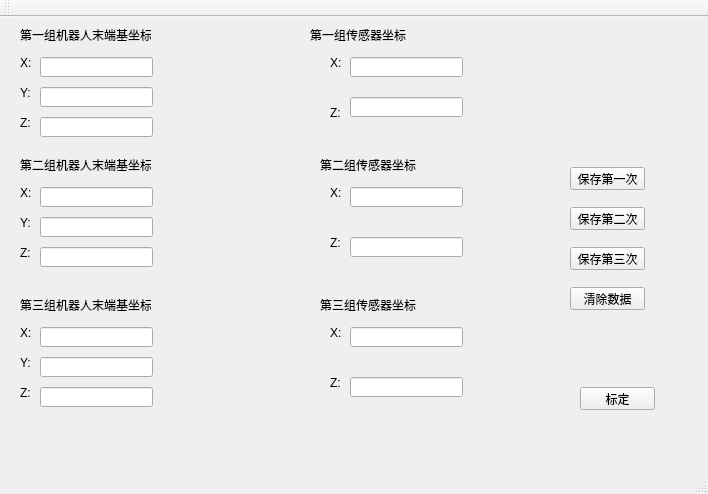
<?xml version="1.0" encoding="UTF-8"?>
<ui version="4.0">
 <class>MainWindow</class>
 <widget class="QMainWindow" name="MainWindow">
  <property name="geometry">
   <rect>
    <x>0</x>
    <y>0</y>
    <width>708</width>
    <height>494</height>
   </rect>
  </property>
  <property name="windowTitle">
   <string>MainWindow</string>
  </property>
  <widget class="QWidget" name="centralWidget">
   <widget class="QPushButton" name="biaoding">
    <property name="geometry">
     <rect>
      <x>580</x>
      <y>370</y>
      <width>75</width>
      <height>23</height>
     </rect>
    </property>
    <property name="text">
     <string>标定</string>
    </property>
   </widget>
   <widget class="QLabel" name="label">
    <property name="geometry">
     <rect>
      <x>20</x>
      <y>10</y>
      <width>131</width>
      <height>16</height>
     </rect>
    </property>
    <property name="text">
     <string>第一组机器人末端基坐标</string>
    </property>
   </widget>
   <widget class="QLabel" name="label_2">
    <property name="geometry">
     <rect>
      <x>310</x>
      <y>10</y>
      <width>101</width>
      <height>16</height>
     </rect>
    </property>
    <property name="text">
     <string>第一组传感器坐标</string>
    </property>
   </widget>
   <widget class="QLabel" name="label_3">
    <property name="geometry">
     <rect>
      <x>20</x>
      <y>40</y>
      <width>54</width>
      <height>12</height>
     </rect>
    </property>
    <property name="text">
     <string>X:</string>
    </property>
   </widget>
   <widget class="QLabel" name="label_4">
    <property name="geometry">
     <rect>
      <x>20</x>
      <y>70</y>
      <width>54</width>
      <height>12</height>
     </rect>
    </property>
    <property name="text">
     <string>Y:</string>
    </property>
   </widget>
   <widget class="QLabel" name="label_5">
    <property name="geometry">
     <rect>
      <x>20</x>
      <y>100</y>
      <width>54</width>
      <height>12</height>
     </rect>
    </property>
    <property name="text">
     <string>Z:</string>
    </property>
   </widget>
   <widget class="QLineEdit" name="basex1">
    <property name="geometry">
     <rect>
      <x>40</x>
      <y>40</y>
      <width>113</width>
      <height>20</height>
     </rect>
    </property>
   </widget>
   <widget class="QLineEdit" name="basey1">
    <property name="geometry">
     <rect>
      <x>40</x>
      <y>70</y>
      <width>113</width>
      <height>20</height>
     </rect>
    </property>
   </widget>
   <widget class="QLineEdit" name="basez1">
    <property name="geometry">
     <rect>
      <x>40</x>
      <y>100</y>
      <width>113</width>
      <height>20</height>
     </rect>
    </property>
   </widget>
   <widget class="QLineEdit" name="sensorx1">
    <property name="geometry">
     <rect>
      <x>350</x>
      <y>40</y>
      <width>113</width>
      <height>20</height>
     </rect>
    </property>
   </widget>
   <widget class="QLineEdit" name="sensorz1">
    <property name="geometry">
     <rect>
      <x>350</x>
      <y>80</y>
      <width>113</width>
      <height>20</height>
     </rect>
    </property>
   </widget>
   <widget class="QLabel" name="label_6">
    <property name="geometry">
     <rect>
      <x>330</x>
      <y>40</y>
      <width>54</width>
      <height>12</height>
     </rect>
    </property>
    <property name="text">
     <string>X:</string>
    </property>
   </widget>
   <widget class="QLabel" name="label_8">
    <property name="geometry">
     <rect>
      <x>330</x>
      <y>90</y>
      <width>54</width>
      <height>12</height>
     </rect>
    </property>
    <property name="text">
     <string>Z:</string>
    </property>
   </widget>
   <widget class="QLabel" name="label_7">
    <property name="geometry">
     <rect>
      <x>20</x>
      <y>140</y>
      <width>131</width>
      <height>16</height>
     </rect>
    </property>
    <property name="text">
     <string>第二组机器人末端基坐标</string>
    </property>
   </widget>
   <widget class="QLabel" name="label_9">
    <property name="geometry">
     <rect>
      <x>320</x>
      <y>140</y>
      <width>101</width>
      <height>16</height>
     </rect>
    </property>
    <property name="text">
     <string>第二组传感器坐标</string>
    </property>
   </widget>
   <widget class="QLineEdit" name="sensorz2">
    <property name="geometry">
     <rect>
      <x>350</x>
      <y>220</y>
      <width>113</width>
      <height>20</height>
     </rect>
    </property>
   </widget>
   <widget class="QLabel" name="label_10">
    <property name="geometry">
     <rect>
      <x>20</x>
      <y>170</y>
      <width>54</width>
      <height>12</height>
     </rect>
    </property>
    <property name="text">
     <string>X:</string>
    </property>
   </widget>
   <widget class="QLineEdit" name="sensorx2">
    <property name="geometry">
     <rect>
      <x>350</x>
      <y>170</y>
      <width>113</width>
      <height>20</height>
     </rect>
    </property>
   </widget>
   <widget class="QLabel" name="label_11">
    <property name="geometry">
     <rect>
      <x>20</x>
      <y>200</y>
      <width>54</width>
      <height>12</height>
     </rect>
    </property>
    <property name="text">
     <string>Y:</string>
    </property>
   </widget>
   <widget class="QLabel" name="label_12">
    <property name="geometry">
     <rect>
      <x>330</x>
      <y>220</y>
      <width>54</width>
      <height>12</height>
     </rect>
    </property>
    <property name="text">
     <string>Z:</string>
    </property>
   </widget>
   <widget class="QLineEdit" name="basez2">
    <property name="geometry">
     <rect>
      <x>40</x>
      <y>230</y>
      <width>113</width>
      <height>20</height>
     </rect>
    </property>
   </widget>
   <widget class="QLineEdit" name="basey2">
    <property name="geometry">
     <rect>
      <x>40</x>
      <y>200</y>
      <width>113</width>
      <height>20</height>
     </rect>
    </property>
   </widget>
   <widget class="QLabel" name="label_13">
    <property name="geometry">
     <rect>
      <x>330</x>
      <y>170</y>
      <width>54</width>
      <height>12</height>
     </rect>
    </property>
    <property name="text">
     <string>X:</string>
    </property>
   </widget>
   <widget class="QLabel" name="label_14">
    <property name="geometry">
     <rect>
      <x>20</x>
      <y>230</y>
      <width>54</width>
      <height>12</height>
     </rect>
    </property>
    <property name="text">
     <string>Z:</string>
    </property>
   </widget>
   <widget class="QLineEdit" name="basex2">
    <property name="geometry">
     <rect>
      <x>40</x>
      <y>170</y>
      <width>113</width>
      <height>20</height>
     </rect>
    </property>
   </widget>
   <widget class="QLineEdit" name="basex3">
    <property name="geometry">
     <rect>
      <x>40</x>
      <y>310</y>
      <width>113</width>
      <height>20</height>
     </rect>
    </property>
   </widget>
   <widget class="QLineEdit" name="sensorz3">
    <property name="geometry">
     <rect>
      <x>350</x>
      <y>360</y>
      <width>113</width>
      <height>20</height>
     </rect>
    </property>
   </widget>
   <widget class="QLabel" name="label_15">
    <property name="geometry">
     <rect>
      <x>320</x>
      <y>280</y>
      <width>101</width>
      <height>16</height>
     </rect>
    </property>
    <property name="text">
     <string>第三组传感器坐标</string>
    </property>
   </widget>
   <widget class="QLabel" name="label_16">
    <property name="geometry">
     <rect>
      <x>20</x>
      <y>370</y>
      <width>54</width>
      <height>12</height>
     </rect>
    </property>
    <property name="text">
     <string>Z:</string>
    </property>
   </widget>
   <widget class="QLineEdit" name="basez3">
    <property name="geometry">
     <rect>
      <x>40</x>
      <y>370</y>
      <width>113</width>
      <height>20</height>
     </rect>
    </property>
   </widget>
   <widget class="QLabel" name="label_17">
    <property name="geometry">
     <rect>
      <x>330</x>
      <y>360</y>
      <width>54</width>
      <height>12</height>
     </rect>
    </property>
    <property name="text">
     <string>Z:</string>
    </property>
   </widget>
   <widget class="QLabel" name="label_18">
    <property name="geometry">
     <rect>
      <x>20</x>
      <y>340</y>
      <width>54</width>
      <height>12</height>
     </rect>
    </property>
    <property name="text">
     <string>Y:</string>
    </property>
   </widget>
   <widget class="QLabel" name="label_19">
    <property name="geometry">
     <rect>
      <x>20</x>
      <y>310</y>
      <width>54</width>
      <height>12</height>
     </rect>
    </property>
    <property name="text">
     <string>X:</string>
    </property>
   </widget>
   <widget class="QLineEdit" name="sensorx3">
    <property name="geometry">
     <rect>
      <x>350</x>
      <y>310</y>
      <width>113</width>
      <height>20</height>
     </rect>
    </property>
   </widget>
   <widget class="QLabel" name="label_20">
    <property name="geometry">
     <rect>
      <x>330</x>
      <y>310</y>
      <width>54</width>
      <height>12</height>
     </rect>
    </property>
    <property name="text">
     <string>X:</string>
    </property>
   </widget>
   <widget class="QLineEdit" name="basey3">
    <property name="geometry">
     <rect>
      <x>40</x>
      <y>340</y>
      <width>113</width>
      <height>20</height>
     </rect>
    </property>
   </widget>
   <widget class="QLabel" name="label_21">
    <property name="geometry">
     <rect>
      <x>20</x>
      <y>280</y>
      <width>131</width>
      <height>16</height>
     </rect>
    </property>
    <property name="text">
     <string>第三组机器人末端基坐标</string>
    </property>
   </widget>
   <widget class="QPushButton" name="save">
    <property name="geometry">
     <rect>
      <x>570</x>
      <y>150</y>
      <width>75</width>
      <height>23</height>
     </rect>
    </property>
    <property name="text">
     <string>保存第一次</string>
    </property>
   </widget>
   <widget class="QPushButton" name="save_2">
    <property name="geometry">
     <rect>
      <x>570</x>
      <y>190</y>
      <width>75</width>
      <height>23</height>
     </rect>
    </property>
    <property name="text">
     <string>保存第二次</string>
    </property>
   </widget>
   <widget class="QPushButton" name="save_3">
    <property name="geometry">
     <rect>
      <x>570</x>
      <y>230</y>
      <width>75</width>
      <height>23</height>
     </rect>
    </property>
    <property name="text">
     <string>保存第三次</string>
    </property>
   </widget>
   <widget class="QPushButton" name="pushButton">
    <property name="geometry">
     <rect>
      <x>570</x>
      <y>270</y>
      <width>75</width>
      <height>23</height>
     </rect>
    </property>
    <property name="text">
     <string>清除数据</string>
    </property>
   </widget>
  </widget>
  <widget class="QMenuBar" name="menuBar">
   <property name="geometry">
    <rect>
     <x>0</x>
     <y>0</y>
     <width>708</width>
     <height>23</height>
    </rect>
   </property>
  </widget>
  <widget class="QToolBar" name="mainToolBar">
   <attribute name="toolBarArea">
    <enum>TopToolBarArea</enum>
   </attribute>
   <attribute name="toolBarBreak">
    <bool>false</bool>
   </attribute>
  </widget>
  <widget class="QStatusBar" name="statusBar"/>
 </widget>
 <layoutdefault spacing="6" margin="11"/>
 <tabstops>
  <tabstop>basex1</tabstop>
  <tabstop>basey1</tabstop>
  <tabstop>basez1</tabstop>
  <tabstop>sensorx1</tabstop>
  <tabstop>sensorz1</tabstop>
  <tabstop>basex2</tabstop>
  <tabstop>basey2</tabstop>
  <tabstop>basez2</tabstop>
  <tabstop>sensorx2</tabstop>
  <tabstop>sensorz2</tabstop>
  <tabstop>basex3</tabstop>
  <tabstop>basey3</tabstop>
  <tabstop>basez3</tabstop>
  <tabstop>sensorx3</tabstop>
  <tabstop>sensorz3</tabstop>
  <tabstop>save</tabstop>
  <tabstop>save_2</tabstop>
  <tabstop>save_3</tabstop>
  <tabstop>biaoding</tabstop>
 </tabstops>
 <resources/>
 <connections/>
</ui>
